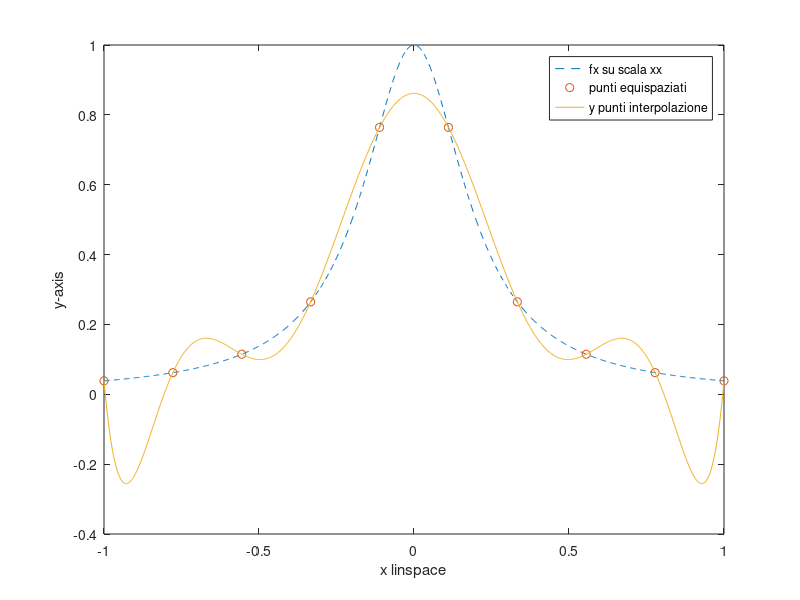

Here is the MATLAB script that generated this plot: (Note: this script raises an error after producing the figure.)
%restituisce un polinomio e accetta come parametri di ingresso i nodi di
%interpolazione e i nodi da interpolare

%intervallo [a, b] = [-1, 1]
a = -1; 
b = 1; 

i = 1; 
xx = linspace(a, b, 1000); 

%fx
fx = @(x)(1 ./ (1 + 25 * (x .^ 2))); 

for N = [10, 20, 30, 40, 50, 75, 100]
%genera due vettori di punti nell'intervallo [a,b] = [-1, 1]; 
% xE --> nodi equispaziati
xE = linspace(-1, 1, N); 
yE = fx(xE); 
% xCheb --> nodi di chebycef
xCheb = cos(((2 * (1:N) + 1)/(2 * (N + 1)))*pi); 
yCheb = fx(xCheb); 

%polinomi interpolanti equispaziati e di chebychef e relative y
% pE --> 
pE = polyfit(xE, yE, N-1); 
yPE = polyval(pE, xx); 
% pC -->
pC = polyfit(xCheb, yCheb, N-1); 
yPC = polyval(pC, xx);  

%dimostrazione con grafico del fenomeno di runge
% Grafico 1
disp(i); 
figure(i);
p1 = plot(xx, fx(xx), '--', xE, yE, 'o', xx, yPE, '-');
xlabel('x linspace');
ylabel('y-axis');
legend('fx su scala xx', 'punti equispaziati', 'y punti interpolazione', 'Location', 'best');
title('Sovrapposizione punti interpolazione e nodi di interpolazione equispaziati ', N );

% Grafico 2
figure(i+1);
p2 = plot(xx, fx(xx), '--', xCheb, yCheb, 'o', xx, yPC, '-');
xlabel('x-Chebyshev');
ylabel('y-axis');
legend({'fx su scala xx', 'punti chebyschef', 'y punti interpolazione'}, 'Location', 'best');
title('Sovrapposizione punti interpolazione e nodi di interpolazione Chebishev', N);

i = i + 2; 
end